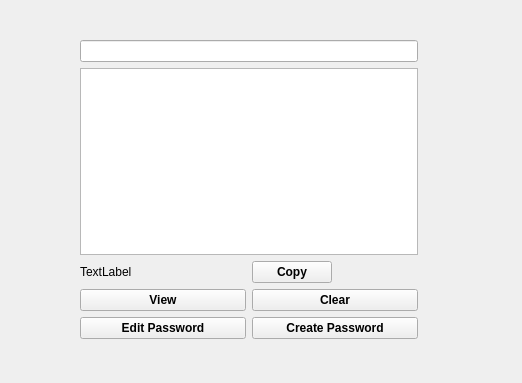
<?xml version="1.0" encoding="UTF-8"?>
<ui version="4.0">
 <class>MainWidget</class>
 <widget class="QWidget" name="MainWidget">
  <property name="geometry">
   <rect>
    <x>0</x>
    <y>0</y>
    <width>522</width>
    <height>383</height>
   </rect>
  </property>
  <property name="windowTitle">
   <string>Form</string>
  </property>
  <widget class="QWidget" name="layoutWidget">
   <property name="geometry">
    <rect>
     <x>80</x>
     <y>40</y>
     <width>338</width>
     <height>299</height>
    </rect>
   </property>
   <layout class="QGridLayout" name="gridLayout">
    <property name="sizeConstraint">
     <enum>QLayout::SizeConstraint::SetNoConstraint</enum>
    </property>
    <item row="5" column="0">
     <widget class="QPushButton" name="edit">
      <property name="sizePolicy">
       <sizepolicy hsizetype="Expanding" vsizetype="Fixed">
        <horstretch>0</horstretch>
        <verstretch>0</verstretch>
       </sizepolicy>
      </property>
      <property name="font">
       <font>
        <bold>true</bold>
       </font>
      </property>
      <property name="text">
       <string>Edit Password</string>
      </property>
     </widget>
    </item>
    <item row="4" column="1">
     <widget class="QPushButton" name="clear">
      <property name="font">
       <font>
        <bold>true</bold>
       </font>
      </property>
      <property name="text">
       <string>Clear</string>
      </property>
     </widget>
    </item>
    <item row="0" column="0" colspan="2">
     <widget class="QLineEdit" name="searchBar">
      <property name="sizePolicy">
       <sizepolicy hsizetype="Minimum" vsizetype="Fixed">
        <horstretch>0</horstretch>
        <verstretch>0</verstretch>
       </sizepolicy>
      </property>
     </widget>
    </item>
    <item row="2" column="0">
     <widget class="QLabel" name="displayLabel">
      <property name="sizePolicy">
       <sizepolicy hsizetype="Preferred" vsizetype="Preferred">
        <horstretch>0</horstretch>
        <verstretch>0</verstretch>
       </sizepolicy>
      </property>
      <property name="text">
       <string>TextLabel</string>
      </property>
     </widget>
    </item>
    <item row="5" column="1">
     <widget class="QPushButton" name="create">
      <property name="sizePolicy">
       <sizepolicy hsizetype="Expanding" vsizetype="Fixed">
        <horstretch>0</horstretch>
        <verstretch>0</verstretch>
       </sizepolicy>
      </property>
      <property name="font">
       <font>
        <bold>true</bold>
       </font>
      </property>
      <property name="text">
       <string>Create Password</string>
      </property>
     </widget>
    </item>
    <item row="4" column="0">
     <widget class="QPushButton" name="view">
      <property name="sizePolicy">
       <sizepolicy hsizetype="Preferred" vsizetype="Fixed">
        <horstretch>0</horstretch>
        <verstretch>0</verstretch>
       </sizepolicy>
      </property>
      <property name="font">
       <font>
        <bold>true</bold>
       </font>
      </property>
      <property name="text">
       <string>View</string>
      </property>
     </widget>
    </item>
    <item row="1" column="0" colspan="2">
     <widget class="QListWidget" name="passwordsListWidget">
      <property name="sizePolicy">
       <sizepolicy hsizetype="Minimum" vsizetype="Minimum">
        <horstretch>0</horstretch>
        <verstretch>0</verstretch>
       </sizepolicy>
      </property>
     </widget>
    </item>
    <item row="2" column="1">
     <widget class="QPushButton" name="copy">
      <property name="sizePolicy">
       <sizepolicy hsizetype="Maximum" vsizetype="Fixed">
        <horstretch>0</horstretch>
        <verstretch>0</verstretch>
       </sizepolicy>
      </property>
      <property name="font">
       <font>
        <bold>true</bold>
       </font>
      </property>
      <property name="layoutDirection">
       <enum>Qt::LayoutDirection::LeftToRight</enum>
      </property>
      <property name="text">
       <string>Copy</string>
      </property>
     </widget>
    </item>
   </layout>
  </widget>
 </widget>
 <resources/>
 <connections/>
</ui>
